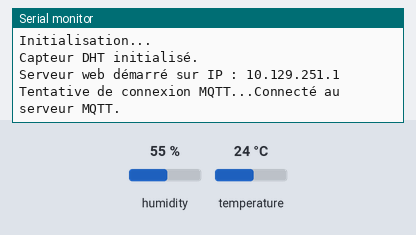
A sketch run on a simulated Arduino Uno, built with avr-gcc and run on an emulated ATmega328P. Shown: the last lines printed to the serial monitor. The test bench sets the inputs (shaded band); at power-on: temperature 24 °C, humidity 55 %. WiFi joins after 1.5 s; servers stay silent unless stated; random numbers use the default seed unless the sketch sets one; no MQTT or app messages arrive unless stated.

Above: at 2.9 s.
3.0 s: temperature set to 12 °C
At 5.8 s:
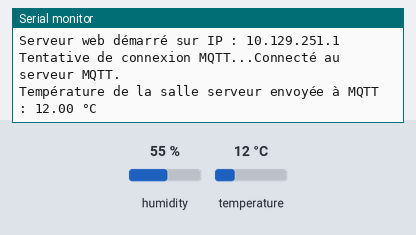
12.6 s: temperature set to 0 °C
At 17.3 s:
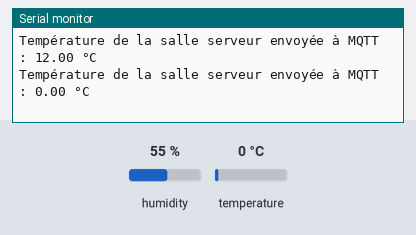

Measured:
- after the input at 3.0 s, the serial monitor: prints a new line after 2.1 s (image 1)
- after the input at 12.6 s, the serial monitor: prints a new line after 3.6 s (image 2)

The sketch:

Script_DHT11_OFFICIEL.ino
```cpp
#include <DHT.h>
#include <SPI.h>
#include <Ethernet.h>
#include <PubSubClient.h>         // Inclure les bibliothèques

// Configuration du DHT11
#define DHTPIN 3                  // Définition de la broche de connexion du capteur DHT11
#define DHTTYPE DHT11             // Définition du type de capteur (DHT11)
DHT dht(DHTPIN, DHTTYPE);         // Initialisation du capteur DHT11

// Configuration du réseau Ethernet
byte mac[] = { 0xA8, 0x61, 0x0A, 0xAE, 0x6F, 0x4D }; // Adresse MAC unique pour l’Ethernet Shield
IPAddress ip(10, 129, 251, 1);                       // Adresse IP de l’Arduino
EthernetServer server(1904);                // Serveur web sur le port 1904

// Configuration du client Ethernet
EthernetClient ethernetClient; // Client Ethernet pour se connecter à MQTT

// Configuration du client MQTT
IPAddress mqttServer(10, 129, 251, 253); // Adresse IP du serveur MQTT
const int mqttPort = 1883;               // Port par défaut du serveur MQTT
PubSubClient clientMQTT(ethernetClient); // Initialisation du client MQTT avec EthernetClient

// Dernière température mesurée
float lastTemperature = 0.0;

// Variables pour contrôler la fréquence des mises à jour MQTT
unsigned long lastMQTTSendTime = 0;  // Temps de la dernière publication MQTT
const unsigned long mqttInterval = 5000; // Intervalle entre chaque publication (5 secondes)

void setup() {
  Serial.begin(9600);            // Initialisation de la communication série pour le débogage
  Serial.println("Initialisation...");
  dht.begin();                   // Initialisation du capteur DHT11
  Serial.println("Capteur DHT initialisé.");

  // Initialisation de l’Ethernet Shield avec l'adresse MAC et l'adresse IP
  Ethernet.begin(mac, ip);
  server.begin();
  Serial.print("Serveur web démarré sur IP : ");    // Afficher l'adresse IP de l'Arduino
  Serial.println(Ethernet.localIP());   // Affichage de l'adresse IP du serveur dans le moniteur série

  // Configurer le client MQTT
  clientMQTT.setServer(mqttServer, mqttPort);
}

void loop() {
  // Assurez-vous que la connexion MQTT est active
  if (!clientMQTT.connected()) {
    reconnectMQTT(); // Reconnexion au serveur MQTT si nécessaire
  }
  clientMQTT.loop(); // Maintenir la connexion avec le serveur MQTT

  // Vérifiez si le temps d'envoyer les données au MQTT est atteint
  if (millis() - lastMQTTSendTime > mqttInterval) {
    sendTemperatureToMQTT(); // Envoyer la température au serveur MQTT
    lastMQTTSendTime = millis();
  }
  handleWebServer();
}

// Fonction pour envoyer la température au serveur MQTT
void sendTemperatureToMQTT() {
  // Lecture de la température depuis le capteur DHT11
  float temp = dht.readTemperature();

  if (!isnan(temp)) {
    lastTemperature = temp; // Stocker la dernière température valide

    // Convertir la température en chaîne
    char tempStr[8];
    dtostrf(temp, 1, 2, tempStr);

    // Publier la température sur le serveur MQTT
    if (clientMQTT.publish("temp", tempStr)) {
      Serial.println("Température de la salle serveur envoyée à MQTT : " + String(temp) + " °C");
    } else {
      Serial.println("Erreur lors de l'envoi de la température.");
    }
  } else {
    Serial.println("Échec de la lecture du capteur DHT11 !");
  }
}

// Fonction pour reconnecter le client MQTT si déconnecté
void reconnectMQTT() {
  while (!clientMQTT.connected()) {                         // Boucle qui continue tant que le client MQTT n'est pas connecté
    Serial.print("Tentative de connexion MQTT...");          // Génération d'un identifiant unique pour le client MQTT, L'identifiant est important pour que le serveur MQTT puisse distinguer les clients
    String clientId = "arduinoClient-";
    clientId += String(random(0xffff), HEX);
    if (clientMQTT.connect(clientId.c_str())) {
      Serial.println("Connecté au serveur MQTT.");
    } else {
      Serial.print("Échec de la connexion, état : ");
      Serial.println(clientMQTT.state());
      delay(5000); // Attente avant de réessayer
    }
  }
}

// Fonction pour gérer les requêtes HTTP et afficher une interface web
void handleWebServer() {
  // Vérifier si un client est connecté
  EthernetClient client = server.available();
  if (client) {
    Serial.println("Client connecté !");

      // Envoi de l'entête HTTP 200 OK pour indiquer que la connexion a réussi
      client.println("HTTP/1.1 200 OK");
      client.println("Content-Type: text/html; charset=UTF-8");   // Définition du type de contenu HTML
      client.println("Connection: close");         // Indiquer que la connexion se ferme après la réponse
      client.println();

      // Génération du contenu HTML affiché sur la page web
      client.println("<html>");
      client.println("<head>");
      client.println("<title>Données du capteur DHT11</title>");
      client.println("<style>");
      client.println("body { background-color: #191998; font-family: Arial, sans-serif; text-align: center; padding: 50px; }");
      client.println("h1 { font-size: 45px; color: #FFFFFF; }");
      client.println("p { font-size: 40px; color: #FFFFFF; }");
      client.println("</style>");
      client.println("</head>");
      client.println("<body>");
      client.println("<h1>Données du capteur DHT11</h1>");
      client.print("<p>Il fait actuellement ");
      client.print(lastTemperature);  // Utilisation de la variable globale lastTemperature
      client.println(" °C dans la salle serveur du lycée Louis COUFFIGNAL</p>");
      client.println("</body>");
      client.println("</html>");

    delay(1);                  // Pause pour s'assurer que le client a bien reçu les données
    client.stop();             // Déconnexion du client
    Serial.println("Client déconnecté.");
  }

  delay(1000); // Attente de 1 seconde avant la prochaine lecture du capteur
}
```
